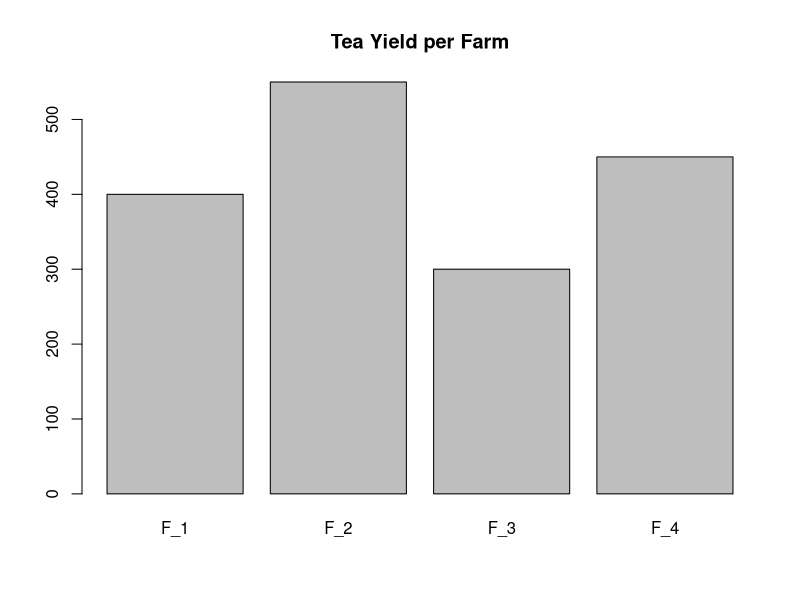

This figure's R source: (Note: this script raises an error after producing the figure.)
###############################################################
# Script: 15_dplyr_pull_column.R
#
# Purpose:
#   Demonstrate how to extract a column as a vector using
#   dplyr::pull().
#
#   Demonstrated steps:
#     - Create a dummy dataset (tea farms + county + yield)
#     - Pull a single column as a vector (by name & position)
#     - Pull multiple types of vectors (numeric, character)
#     - Use pull() inside plotting and summary functions
#     - Pull column based on tidyselect helpers
#     - Pull last column, first column, and by index
#
# Workflow:
#   1. Load dplyr
#   2. Create example tibble
#   3. Basic pull() by name/position
#   4. Pull within other functions
#   5. Use helper functions for selection
#
# Author: Wyclife Agumba Oluoch
# YouTube: https://www.youtube.com/@wycology
# Date: 2025-12-15
###############################################################

# ---------------------------------------------------------------------------
# 1. Load required package
# ---------------------------------------------------------------------------
library(dplyr) # Version 1.1.4 ==> Data Wrangling

# ---------------------------------------------------------------------------
# 2. Create Dummy Dataset (Tea farms + county + yield)
# ---------------------------------------------------------------------------
df <- tibble(
  farm    = paste0("F_", 1:4),
  county  = c("Kericho","Bomet","Nandi","Meru"),
  tea_kg  = c(400, 550, 300, 450)
)

df

# ---------------------------------------------------------------------------
# 3. pull(): Extract a column as a vector
# ---------------------------------------------------------------------------
# Pull tea production by name
df %>%
  pull(tea_kg)

# Pull tea production by column position
df %>%
  pull(3)

# Pull farm names (vector of characters)
df %>%
  pull(farm)

# ---------------------------------------------------------------------------
# 4. Use pull() within a function
# ---------------------------------------------------------------------------
# Calculate mean tea production
mean(df %>% pull(tea_kg))

# Create a simple barplot
barplot(df %>% pull(tea_kg),
        names.arg = df %>% pull(farm),
        main = "Tea Yield per Farm")

# ---------------------------------------------------------------------------
# 5. Pull using helpers and index
# ---------------------------------------------------------------------------
# Pull last column
df %>%
  pull(last_col())

# Pull numeric column using where()
df %>%
  pull(where(is.numeric))

# Pull column by index (1st column)
df %>%
  pull(1)

# ---------------------------------------------------------------------------
# End of script — Use pull() anytime you need a pure vector!
# ---------------------------------------------------------------------------
# 💡 Tip:
# pull() is ideal when bridging between data frames and base R functions.
###############################################################
